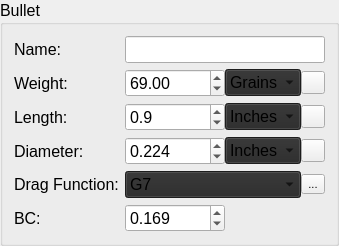
                <widget class="QGroupBox" name="bulletGroupBox">
                 <property name="sizePolicy">
                  <sizepolicy hsizetype="Preferred" vsizetype="Fixed">
                   <horstretch>0</horstretch>
                   <verstretch>0</verstretch>
                  </sizepolicy>
                 </property>
                 <property name="minimumSize">
                  <size>
                   <width>0</width>
                   <height>219</height>
                  </size>
                 </property>
                 <property name="font">
                  <font>
                   <pointsize>12</pointsize>
                  </font>
                 </property>
                 <property name="styleSheet">
                  <string notr="true"/>
                 </property>
                 <property name="title">
                  <string>Bullet</string>
                 </property>
                 <layout class="QFormLayout" name="formLayout_3">
                  <item row="0" column="0">
                   <widget class="QLabel" name="label_14">
                    <property name="font">
                     <font>
                      <pointsize>12</pointsize>
                     </font>
                    </property>
                    <property name="text">
                     <string>Name:</string>
                    </property>
                   </widget>
                  </item>
                  <item row="0" column="1">
                   <widget class="QLineEdit" name="bulletName">
                    <property name="sizePolicy">
                     <sizepolicy hsizetype="Fixed" vsizetype="Fixed">
                      <horstretch>0</horstretch>
                      <verstretch>0</verstretch>
                     </sizepolicy>
                    </property>
                    <property name="minimumSize">
                     <size>
                      <width>200</width>
                      <height>0</height>
                     </size>
                    </property>
                    <property name="maximumSize">
                     <size>
                      <width>170</width>
                      <height>16777215</height>
                     </size>
                    </property>
                    <property name="font">
                     <font>
                      <pointsize>12</pointsize>
                     </font>
                    </property>
                    <property name="styleSheet">
                     <string notr="true"/>
                    </property>
                    <property name="text">
                     <string/>
                    </property>
                    <property name="maxLength">
                     <number>20</number>
                    </property>
                    <property name="frame">
                     <bool>true</bool>
                    </property>
                   </widget>
                  </item>
                  <item row="1" column="0">
                   <widget class="QLabel" name="label_11">
                    <property name="font">
                     <font>
                      <pointsize>12</pointsize>
                     </font>
                    </property>
                    <property name="text">
                     <string>Weight:</string>
                    </property>
                   </widget>
                  </item>
                  <item row="1" column="1">
                   <widget class="QWidget" name="horizontalWidget" native="true">
                    <property name="minimumSize">
                     <size>
                      <width>170</width>
                      <height>0</height>
                     </size>
                    </property>
                    <property name="maximumSize">
                     <size>
                      <width>200</width>
                      <height>16777215</height>
                     </size>
                    </property>
                    <layout class="QHBoxLayout" name="horizontalLayout_2">
                     <property name="spacing">
                      <number>0</number>
                     </property>
                     <property name="leftMargin">
                      <number>0</number>
                     </property>
                     <property name="topMargin">
                      <number>0</number>
                     </property>
                     <property name="rightMargin">
                      <number>0</number>
                     </property>
                     <property name="bottomMargin">
                      <number>0</number>
                     </property>
                     <item>
                      <widget class="QDoubleSpinBox" name="bulletWeight">
                       <property name="minimumSize">
                        <size>
                         <width>100</width>
                         <height>0</height>
                        </size>
                       </property>
                       <property name="maximumSize">
                        <size>
                         <width>100</width>
                         <height>16777215</height>
                        </size>
                       </property>
                       <property name="font">
                        <font>
                         <pointsize>12</pointsize>
                        </font>
                       </property>
                       <property name="decimals">
                        <number>2</number>
                       </property>
                       <property name="maximum">
                        <double>1000.000000000000000</double>
                       </property>
                       <property name="singleStep">
                        <double>0.010000000000000</double>
                       </property>
                       <property name="value">
                        <double>69.000000000000000</double>
                       </property>
                      </widget>
                     </item>
                     <item>
                      <widget class="QComboBox" name="weightComboBox">
                       <property name="sizePolicy">
                        <sizepolicy hsizetype="Fixed" vsizetype="Fixed">
                         <horstretch>0</horstretch>
                         <verstretch>0</verstretch>
                        </sizepolicy>
                       </property>
                       <property name="minimumSize">
                        <size>
                         <width>30</width>
                         <height>0</height>
                        </size>
                       </property>
                       <property name="font">
                        <font>
                         <pointsize>12</pointsize>
                        </font>
                       </property>
                       <property name="styleSheet">
                        <string>background-color: rgb(40, 40, 40);</string>
                       </property>
                       <item>
                        <property name="text">
                         <string>Grains</string>
                        </property>
                       </item>
                       <item>
                        <property name="text">
                         <string>Grams</string>
                        </property>
                       </item>
                      </widget>
                     </item>
                     <item>
                      <widget class="QToolButton" name="weightToolButton">
                       <property name="sizePolicy">
                        <sizepolicy hsizetype="Expanding" vsizetype="Fixed">
                         <horstretch>0</horstretch>
                         <verstretch>0</verstretch>
                        </sizepolicy>
                       </property>
                       <property name="font">
                        <font>
                         <pointsize>8</pointsize>
                         <weight>75</weight>
                         <italic>false</italic>
                         <bold>true</bold>
                         <underline>false</underline>
                        </font>
                       </property>
                       <property name="text">
                        <string/>
                       </property>
                       <property name="icon">
                        <iconset>
                         <normaloff>.rsrc/res/drawable/secondarybtn21a.png</normaloff>.rsrc/res/drawable/secondarybtn21a.png</iconset>
                       </property>
                       <property name="iconSize">
                        <size>
                         <width>16</width>
                         <height>16</height>
                        </size>
                       </property>
                      </widget>
                     </item>
                    </layout>
                   </widget>
                  </item>
                  <item row="2" column="0">
                   <widget class="QLabel" name="label_10">
                    <property name="font">
                     <font>
                      <pointsize>12</pointsize>
                     </font>
                    </property>
                    <property name="text">
                     <string>Length:</string>
                    </property>
                   </widget>
                  </item>
                  <item row="2" column="1">
                   <widget class="QWidget" name="horizontalWidget_2" native="true">
                    <property name="minimumSize">
                     <size>
                      <width>170</width>
                      <height>0</height>
                     </size>
                    </property>
                    <property name="maximumSize">
                     <size>
                      <width>200</width>
                      <height>16777215</height>
                     </size>
                    </property>
                    <layout class="QHBoxLayout" name="horizontalLayout_3">
                     <property name="spacing">
                      <number>0</number>
                     </property>
                     <property name="leftMargin">
                      <number>0</number>
                     </property>
                     <property name="topMargin">
                      <number>0</number>
                     </property>
                     <property name="rightMargin">
                      <number>0</number>
                     </property>
                     <property name="bottomMargin">
                      <number>0</number>
                     </property>
                     <item>
                      <widget class="QDoubleSpinBox" name="lengthDoubleSpinBox">
                       <property name="minimumSize">
                        <size>
                         <width>100</width>
                         <height>0</height>
                        </size>
                       </property>
                       <property name="maximumSize">
                        <size>
                         <width>100</width>
                         <height>16777215</height>
                        </size>
                       </property>
                       <property name="font">
                        <font>
                         <pointsize>12</pointsize>
                        </font>
                       </property>
                       <property name="decimals">
                        <number>1</number>
                       </property>
                       <property name="singleStep">
                        <double>0.100000000000000</double>
                       </property>
                       <property name="value">
                        <double>0.900000000000000</double>
                       </property>
                      </widget>
                     </item>
                     <item>
                      <widget class="QComboBox" name="lengthComboBox">
                       <property name="sizePolicy">
                        <sizepolicy hsizetype="Fixed" vsizetype="Fixed">
                         <horstretch>0</horstretch>
                         <verstretch>0</verstretch>
                        </sizepolicy>
                       </property>
                       <property name="font">
                        <font>
                         <pointsize>12</pointsize>
                        </font>
                       </property>
                       <property name="styleSheet">
                        <string>background-color: rgb(40, 40, 40);</string>
                       </property>
                       <item>
                        <property name="text">
                         <string>Inches</string>
                        </property>
                       </item>
                       <item>
                        <property name="text">
                         <string>mm</string>
                        </property>
                       </item>
                      </widget>
                     </item>
                     <item>
                      <widget class="QToolButton" name="lengthToolButton">
                       <property name="sizePolicy">
                        <sizepolicy hsizetype="Expanding" vsizetype="Fixed">
                         <horstretch>0</horstretch>
                         <verstretch>0</verstretch>
                        </sizepolicy>
                       </property>
                       <property name="font">
                        <font>
                         <pointsize>8</pointsize>
                         <weight>75</weight>
                         <italic>false</italic>
                         <bold>true</bold>
                         <underline>false</underline>
                        </font>
                       </property>
                       <property name="text">
                        <string/>
                       </property>
                       <property name="icon">
                        <iconset>
                         <normaloff>.rsrc/res/drawable/secondarybtn21a.png</normaloff>.rsrc/res/drawable/secondarybtn21a.png</iconset>
                       </property>
                       <property name="iconSize">
                        <size>
                         <width>16</width>
                         <height>16</height>
                        </size>
                       </property>
                      </widget>
                     </item>
                    </layout>
                   </widget>
                  </item>
                  <item row="3" column="0">
                   <widget class="QLabel" name="label_12">
                    <property name="font">
                     <font>
                      <pointsize>12</pointsize>
                     </font>
                    </property>
                    <property name="text">
                     <string>Diameter:</string>
                    </property>
                   </widget>
                  </item>
                  <item row="3" column="1">
                   <widget class="QWidget" name="horizontalWidget_3" native="true">
                    <property name="minimumSize">
                     <size>
                      <width>170</width>
                      <height>0</height>
                     </size>
                    </property>
                    <property name="maximumSize">
                     <size>
                      <width>200</width>
                      <height>16777215</height>
                     </size>
                    </property>
                    <layout class="QHBoxLayout" name="horizontalLayout_4">
                     <property name="spacing">
                      <number>0</number>
                     </property>
                     <property name="leftMargin">
                      <number>0</number>
                     </property>
                     <property name="topMargin">
                      <number>0</number>
                     </property>
                     <property name="rightMargin">
                      <number>0</number>
                     </property>
                     <property name="bottomMargin">
                      <number>0</number>
                     </property>
                     <item>
                      <widget class="QDoubleSpinBox" name="diameterDoubleSpinBox">
                       <property name="minimumSize">
                        <size>
                         <width>100</width>
                         <height>0</height>
                        </size>
                       </property>
                       <property name="maximumSize">
                        <size>
                         <width>100</width>
                         <height>16777215</height>
                        </size>
                       </property>
                       <property name="font">
                        <font>
                         <pointsize>12</pointsize>
                        </font>
                       </property>
                       <property name="decimals">
                        <number>3</number>
                       </property>
                       <property name="singleStep">
                        <double>0.001000000000000</double>
                       </property>
                       <property name="value">
                        <double>0.224000000000000</double>
                       </property>
                      </widget>
                     </item>
                     <item>
                      <widget class="QComboBox" name="diameterComboBox">
                       <property name="sizePolicy">
                        <sizepolicy hsizetype="Fixed" vsizetype="Fixed">
                         <horstretch>0</horstretch>
                         <verstretch>0</verstretch>
                        </sizepolicy>
                       </property>
                       <property name="font">
                        <font>
                         <pointsize>12</pointsize>
                        </font>
                       </property>
                       <property name="styleSheet">
                        <string notr="true">background-color: rgb(40, 40, 40);</string>
                       </property>
                       <item>
                        <property name="text">
                         <string>Inches</string>
                        </property>
                       </item>
                       <item>
                        <property name="text">
                         <string>mm</string>
                        </property>
                       </item>
                      </widget>
                     </item>
                     <item>
                      <widget class="QToolButton" name="diameterToolButton">
                       <property name="sizePolicy">
                        <sizepolicy hsizetype="Expanding" vsizetype="Fixed">
                         <horstretch>0</horstretch>
                         <verstretch>0</verstretch>
                        </sizepolicy>
                       </property>
                       <property name="font">
                        <font>
                         <pointsize>8</pointsize>
                         <weight>75</weight>
                         <italic>false</italic>
                         <bold>true</bold>
                         <underline>false</underline>
                        </font>
                       </property>
                       <property name="text">
                        <string/>
                       </property>
                       <property name="icon">
                        <iconset>
                         <normaloff>.rsrc/res/drawable/secondarybtn21a.png</normaloff>.rsrc/res/drawable/secondarybtn21a.png</iconset>
                       </property>
                       <property name="iconSize">
                        <size>
                         <width>16</width>
                         <height>16</height>
                        </size>
                       </property>
                      </widget>
                     </item>
                    </layout>
                   </widget>
                  </item>
                  <item row="4" column="0">
                   <widget class="QLabel" name="label_22">
                    <property name="font">
                     <font>
                      <pointsize>12</pointsize>
                     </font>
                    </property>
                    <property name="text">
                     <string>Drag Function:</string>
                    </property>
                   </widget>
                  </item>
                  <item row="4" column="1">
                   <widget class="QWidget" name="horizontalWidget_4" native="true">
                    <property name="maximumSize">
                     <size>
                      <width>200</width>
                      <height>16777215</height>
                     </size>
                    </property>
                    <layout class="QHBoxLayout" name="horizontalLayout_5">
                     <property name="spacing">
                      <number>0</number>
                     </property>
                     <property name="leftMargin">
                      <number>0</number>
                     </property>
                     <property name="topMargin">
                      <number>0</number>
                     </property>
                     <property name="rightMargin">
                      <number>0</number>
                     </property>
                     <property name="bottomMargin">
                      <number>0</number>
                     </property>
                     <item>
                      <widget class="QComboBox" name="dragComboBox">
                       <property name="maximumSize">
                        <size>
                         <width>177</width>
                         <height>16777215</height>
                        </size>
                       </property>
                       <property name="font">
                        <font>
                         <pointsize>12</pointsize>
                        </font>
                       </property>
                       <property name="styleSheet">
                        <string notr="true">background-color: rgb(40, 40, 40);</string>
                       </property>
                       <property name="currentIndex">
                        <number>1</number>
                       </property>
                       <item>
                        <property name="text">
                         <string>G1</string>
                        </property>
                       </item>
                       <item>
                        <property name="text">
                         <string>G7</string>
                        </property>
                       </item>
                       <item>
                        <property name="text">
                         <string>Custom</string>
                        </property>
                       </item>
                      </widget>
                     </item>
                     <item>
                      <widget class="QToolButton" name="dragToolButton">
                       <property name="font">
                        <font>
                         <pointsize>8</pointsize>
                        </font>
                       </property>
                       <property name="text">
                        <string>...</string>
                       </property>
                      </widget>
                     </item>
                    </layout>
                   </widget>
                  </item>
                  <item row="5" column="0">
                   <widget class="QLabel" name="label_13">
                    <property name="font">
                     <font>
                      <pointsize>12</pointsize>
                     </font>
                    </property>
                    <property name="text">
                     <string>BC:</string>
                    </property>
                   </widget>
                  </item>
                  <item row="5" column="1">
                   <widget class="QDoubleSpinBox" name="bcDoubleSpinBox">
                    <property name="minimumSize">
                     <size>
                      <width>100</width>
                      <height>0</height>
                     </size>
                    </property>
                    <property name="maximumSize">
                     <size>
                      <width>100</width>
                      <height>16777215</height>
                     </size>
                    </property>
                    <property name="font">
                     <font>
                      <pointsize>12</pointsize>
                     </font>
                    </property>
                    <property name="decimals">
                     <number>3</number>
                    </property>
                    <property name="maximum">
                     <double>1.000000000000000</double>
                    </property>
                    <property name="singleStep">
                     <double>0.001000000000000</double>
                    </property>
                    <property name="value">
                     <double>0.169000000000000</double>
                    </property>
                   </widget>
                  </item>
                 </layout>
                </widget>
